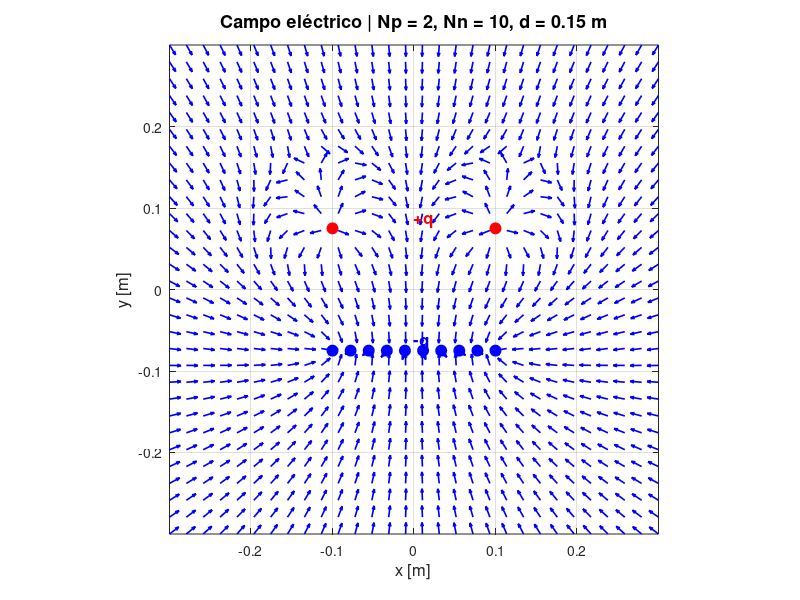

The MATLAB source for this figure: (Note: this script raises an error after producing the figure.)
%% Parámetros que puedes cambiar
q   = 1e-9;    % Carga eléctrica de cada punto [C]
d   = 0.15;    % Separación entre líneas de carga [m]
Np  = 2;       % Número de cargas positivas
Nn  = 10;       % Número de cargas negativas
Lp  = 0.20;    % Longitud de la línea de cargas positivas [m]
Ln  = 0.20;    % Longitud de la línea de cargas negativas [m]
N   = 30;      % Puntos en la malla
Lim = 0.30;    % Tamaño del espacio simulado [m]

%% Constante de Coulomb
k = 8.99e9;

%% Creamos la malla de puntos en 2D
x = linspace(-Lim, Lim, N);
y = linspace(-Lim, Lim, N);
[X, Y] = meshgrid(x, y);

%% Posición de cada carga positiva (línea horizontal en y = d/2)
y_pos = d/2;
x_pos = zeros(1, Np);
for i = 1:Np
    x_pos(i) = -Lp/2 + (i-1) * Lp/(Np-1);
end

%% Posición de cada carga negativa (línea horizontal en y = -d/2)
y_neg = -d/2;
x_neg = zeros(1, Nn);
for j = 1:Nn
    x_neg(j) = -Ln/2 + (j-1) * Ln/(Nn-1);
end

%% Campo total inicializado en cero
Ex = zeros(size(X));
Ey = zeros(size(X));

%% Sumamos el campo eléctrico de cada carga positiva
for i = 1:Np
    r_pos = sqrt((X - x_pos(i)).^2 + (Y - y_pos).^2);
    r_pos(r_pos < 1e-10) = 1e-10;
    Ex = Ex + k * q * (X - x_pos(i)) ./ r_pos.^3;
    Ey = Ey + k * q * (Y - y_pos) ./ r_pos.^3;
end

%% Sumamos el campo eléctrico de cada carga negativa
for j = 1:Nn
    r_neg = sqrt((X - x_neg(j)).^2 + (Y - y_neg).^2);
    r_neg(r_neg < 1e-10) = 1e-10;
    Ex = Ex + k * (-q) * (X - x_neg(j)) ./ r_neg.^3;
    Ey = Ey + k * (-q) * (Y - y_neg) ./ r_neg.^3;
end

%% Normalizamos para que todas las flechas tengan el mismo tamaño
E_mag = sqrt(Ex.^2 + Ey.^2);
E_mag(E_mag == 0) = 1;
Ex_norm = Ex ./ E_mag;
Ey_norm = Ey ./ E_mag;

%% Graficamos el campo eléctrico
figure;
quiver(X, Y, Ex_norm, Ey_norm, 0.5, 'b', 'LineWidth', 1.2);
hold on;

%% Marcamos la posición de cada carga positiva
for i = 1:Np
    plot(x_pos(i), y_pos, 'ro', 'MarkerSize', 8, 'MarkerFaceColor', 'r');
end
text(0, y_pos + 0.01, '+q', 'FontSize', 12, 'Color', 'r', 'FontWeight', 'bold');

%% Marcamos la posición de cada carga negativa
for j = 1:Nn
    plot(x_neg(j), y_neg, 'bo', 'MarkerSize', 8, 'MarkerFaceColor', 'b');
end
text(0, y_neg + 0.01, '-q', 'FontSize', 12, 'Color', 'b', 'FontWeight', 'bold');

%% Formato de la figura
title(sprintf('Campo eléctrico | Np = %d, Nn = %d, d = %.2f m', Np, Nn, d), 'FontSize', 13);
xlabel('x [m]', 'FontSize', 12);
ylabel('y [m]', 'FontSize', 12);
axis equal;
axis([-Lim Lim -Lim Lim]);
grid on;
hField = findobj(gca, 'Type', 'Quiver'); % campo eléctrico (flechas)
hPos   = findobj(gca, 'Type', 'Line', '-and', 'Marker', 'o', 'MarkerFaceColor', 'r'); % cargas +q
hNeg   = findobj(gca, 'Type', 'Line', '-and', 'Marker', 'o', 'MarkerFaceColor', 'b'); % cargas -q
legend([hField(1), hPos(1), hNeg(1)], {'Campo eléctrico', 'Carga +q', 'Carga -q'}, 'Location', 'northeast');
hold off;

% %% SAVE SVG
% saveas(gcf, 'casoDos-DiezQuince.svg');
